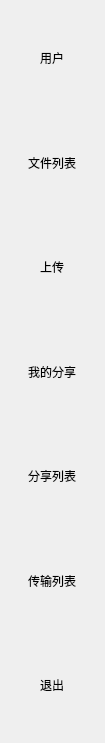
<?xml version="1.0" encoding="UTF-8"?>
<ui version="4.0">
 <class>MainHeader</class>
 <widget class="QWidget" name="MainHeader">
  <property name="geometry">
   <rect>
    <x>0</x>
    <y>0</y>
    <width>105</width>
    <height>743</height>
   </rect>
  </property>
  <property name="windowTitle">
   <string>clouddisk</string>
  </property>
  <layout class="QVBoxLayout" name="verticalLayout_2">
   <property name="spacing">
    <number>0</number>
   </property>
   <property name="leftMargin">
    <number>0</number>
   </property>
   <property name="topMargin">
    <number>0</number>
   </property>
   <property name="rightMargin">
    <number>0</number>
   </property>
   <property name="bottomMargin">
    <number>0</number>
   </property>
   <item>
    <widget class="QWidget" name="widget" native="true">
     <layout class="QVBoxLayout" name="verticalLayout">
      <item>
       <widget class="QWidget" name="widget_8" native="true">
        <layout class="QHBoxLayout" name="horizontalLayout_7">
         <property name="spacing">
          <number>0</number>
         </property>
         <property name="leftMargin">
          <number>0</number>
         </property>
         <property name="topMargin">
          <number>0</number>
         </property>
         <property name="rightMargin">
          <number>0</number>
         </property>
         <property name="bottomMargin">
          <number>0</number>
         </property>
         <item>
          <widget class="QToolButton" name="tbtn_user">
           <property name="text">
            <string>用户</string>
           </property>
           <property name="icon">
            <iconset resource="resource.qrc">
             <normaloff>:/resource/header_user.png</normaloff>:/resource/header_user.png</iconset>
           </property>
           <property name="iconSize">
            <size>
             <width>60</width>
             <height>60</height>
            </size>
           </property>
           <property name="toolButtonStyle">
            <enum>Qt::ToolButtonTextUnderIcon</enum>
           </property>
           <property name="autoRaise">
            <bool>true</bool>
           </property>
          </widget>
         </item>
        </layout>
       </widget>
      </item>
      <item>
       <widget class="QWidget" name="widget_7" native="true">
        <layout class="QHBoxLayout" name="horizontalLayout_6">
         <property name="spacing">
          <number>0</number>
         </property>
         <property name="leftMargin">
          <number>0</number>
         </property>
         <property name="topMargin">
          <number>0</number>
         </property>
         <property name="rightMargin">
          <number>0</number>
         </property>
         <property name="bottomMargin">
          <number>0</number>
         </property>
         <item>
          <widget class="QToolButton" name="tbtn_filelist">
           <property name="text">
            <string>文件列表</string>
           </property>
           <property name="icon">
            <iconset resource="resource.qrc">
             <normaloff>:/resource/header_file.png</normaloff>:/resource/header_file.png</iconset>
           </property>
           <property name="iconSize">
            <size>
             <width>60</width>
             <height>60</height>
            </size>
           </property>
           <property name="toolButtonStyle">
            <enum>Qt::ToolButtonTextUnderIcon</enum>
           </property>
           <property name="autoRaise">
            <bool>true</bool>
           </property>
          </widget>
         </item>
        </layout>
       </widget>
      </item>
      <item>
       <widget class="QWidget" name="widget_3" native="true">
        <layout class="QHBoxLayout" name="horizontalLayout">
         <property name="spacing">
          <number>0</number>
         </property>
         <property name="leftMargin">
          <number>0</number>
         </property>
         <property name="topMargin">
          <number>0</number>
         </property>
         <property name="rightMargin">
          <number>0</number>
         </property>
         <property name="bottomMargin">
          <number>0</number>
         </property>
         <item>
          <widget class="QToolButton" name="tbtn_upload">
           <property name="text">
            <string>上传</string>
           </property>
           <property name="icon">
            <iconset resource="resource.qrc">
             <normaloff>:/resource/header_upload.png</normaloff>:/resource/header_upload.png</iconset>
           </property>
           <property name="iconSize">
            <size>
             <width>60</width>
             <height>60</height>
            </size>
           </property>
           <property name="toolButtonStyle">
            <enum>Qt::ToolButtonTextUnderIcon</enum>
           </property>
           <property name="autoRaise">
            <bool>true</bool>
           </property>
          </widget>
         </item>
        </layout>
       </widget>
      </item>
      <item>
       <widget class="QWidget" name="widget_4" native="true">
        <layout class="QHBoxLayout" name="horizontalLayout_2">
         <property name="spacing">
          <number>0</number>
         </property>
         <property name="leftMargin">
          <number>0</number>
         </property>
         <property name="topMargin">
          <number>0</number>
         </property>
         <property name="rightMargin">
          <number>0</number>
         </property>
         <property name="bottomMargin">
          <number>0</number>
         </property>
         <item>
          <widget class="QToolButton" name="tbtn_myshare">
           <property name="text">
            <string>我的分享</string>
           </property>
           <property name="icon">
            <iconset resource="resource.qrc">
             <normaloff>:/resource/header_share.png</normaloff>:/resource/header_share.png</iconset>
           </property>
           <property name="iconSize">
            <size>
             <width>60</width>
             <height>60</height>
            </size>
           </property>
           <property name="toolButtonStyle">
            <enum>Qt::ToolButtonTextUnderIcon</enum>
           </property>
           <property name="autoRaise">
            <bool>true</bool>
           </property>
          </widget>
         </item>
        </layout>
       </widget>
      </item>
      <item>
       <widget class="QWidget" name="widget_2" native="true">
        <layout class="QHBoxLayout" name="horizontalLayout_3">
         <property name="spacing">
          <number>0</number>
         </property>
         <property name="leftMargin">
          <number>0</number>
         </property>
         <property name="topMargin">
          <number>0</number>
         </property>
         <property name="rightMargin">
          <number>0</number>
         </property>
         <property name="bottomMargin">
          <number>0</number>
         </property>
         <item>
          <widget class="QToolButton" name="tbtn_share_list">
           <property name="text">
            <string>分享列表</string>
           </property>
           <property name="icon">
            <iconset resource="resource.qrc">
             <normaloff>:/resource/header_hot.png</normaloff>:/resource/header_hot.png</iconset>
           </property>
           <property name="iconSize">
            <size>
             <width>60</width>
             <height>60</height>
            </size>
           </property>
           <property name="toolButtonStyle">
            <enum>Qt::ToolButtonTextUnderIcon</enum>
           </property>
           <property name="autoRaise">
            <bool>true</bool>
           </property>
          </widget>
         </item>
        </layout>
       </widget>
      </item>
      <item>
       <widget class="QWidget" name="widget_5" native="true">
        <layout class="QHBoxLayout" name="horizontalLayout_4">
         <property name="spacing">
          <number>0</number>
         </property>
         <property name="leftMargin">
          <number>0</number>
         </property>
         <property name="topMargin">
          <number>0</number>
         </property>
         <property name="rightMargin">
          <number>0</number>
         </property>
         <property name="bottomMargin">
          <number>0</number>
         </property>
         <item>
          <widget class="QToolButton" name="tbtn_trans">
           <property name="text">
            <string>传输列表</string>
           </property>
           <property name="icon">
            <iconset resource="resource.qrc">
             <normaloff>:/resource/title_data.png</normaloff>:/resource/title_data.png</iconset>
           </property>
           <property name="iconSize">
            <size>
             <width>60</width>
             <height>60</height>
            </size>
           </property>
           <property name="toolButtonStyle">
            <enum>Qt::ToolButtonTextUnderIcon</enum>
           </property>
           <property name="autoRaise">
            <bool>true</bool>
           </property>
          </widget>
         </item>
        </layout>
       </widget>
      </item>
      <item>
       <widget class="QWidget" name="tbtn_exit_wg" native="true">
        <layout class="QHBoxLayout" name="horizontalLayout_5">
         <property name="spacing">
          <number>0</number>
         </property>
         <property name="leftMargin">
          <number>0</number>
         </property>
         <property name="topMargin">
          <number>0</number>
         </property>
         <property name="rightMargin">
          <number>0</number>
         </property>
         <property name="bottomMargin">
          <number>0</number>
         </property>
         <item>
          <widget class="QToolButton" name="tbtn_exit">
           <property name="text">
            <string>退出</string>
           </property>
           <property name="icon">
            <iconset resource="resource.qrc">
             <normaloff>:/resource/title_change.png</normaloff>:/resource/title_change.png</iconset>
           </property>
           <property name="iconSize">
            <size>
             <width>60</width>
             <height>60</height>
            </size>
           </property>
           <property name="toolButtonStyle">
            <enum>Qt::ToolButtonTextUnderIcon</enum>
           </property>
           <property name="autoRaise">
            <bool>true</bool>
           </property>
          </widget>
         </item>
        </layout>
       </widget>
      </item>
     </layout>
    </widget>
   </item>
  </layout>
 </widget>
 <resources>
  <include location="resource.qrc"/>
 </resources>
 <connections/>
</ui>
